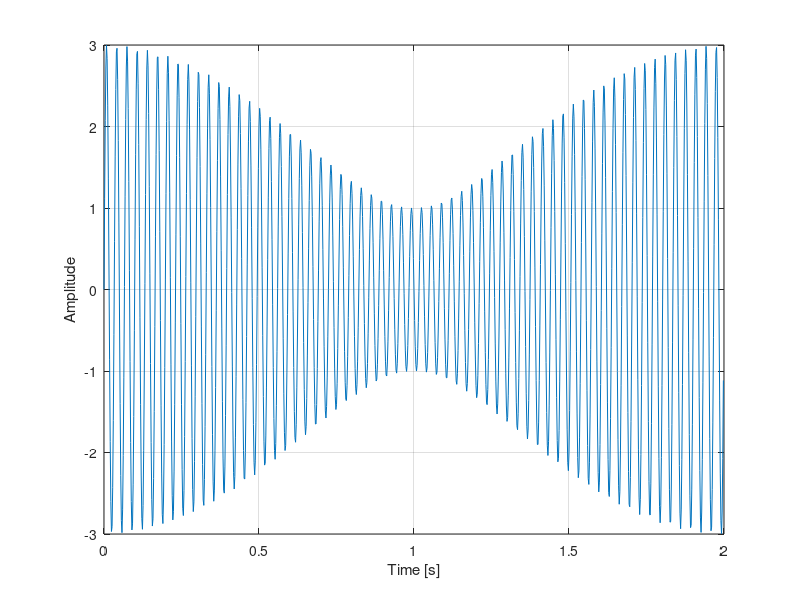
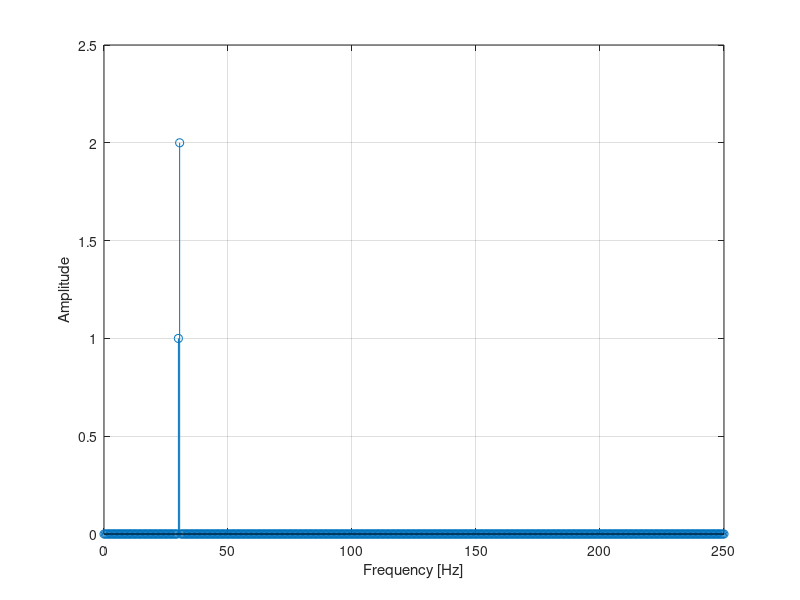

Write the MATLAB code that produced these figures, in order. (Note: this script raises an error after producing the figures.)
% Notation standard
fs = 500; % sampling frequency

% Creating a signal with given duration
%tend = 1;
%t = 0:(1/fs):tend;

% Creating a signal with given number of samples
N = 1000; % number of samples
t = (0:N-1)/fs; % time vector

A1 = 1; % amplitude
A2 = 2;
f1 = 30; % frequency
f2 = 30.5;

y = A1*sin(2*pi*f1*t) + A2*sin(2*pi*f2*t);

Y = fft(y);
N = length(Y);
df = fs/N; % frequency resolution
fv = (0:N-1)*fs/N; % frequency vector

figure()
plot(t,y)
xlabel('Time [s]');
ylabel('Amplitude');
grid on;

figure()
stem( fv , abs(Y)/length(y)*2)
xlim([0,(fs/2)]);
xlabel('Frequency [Hz]');
ylabel('Amplitude'); grid on;
save_fig2png(gcf,[16 9], 'lab_1_fig_1')